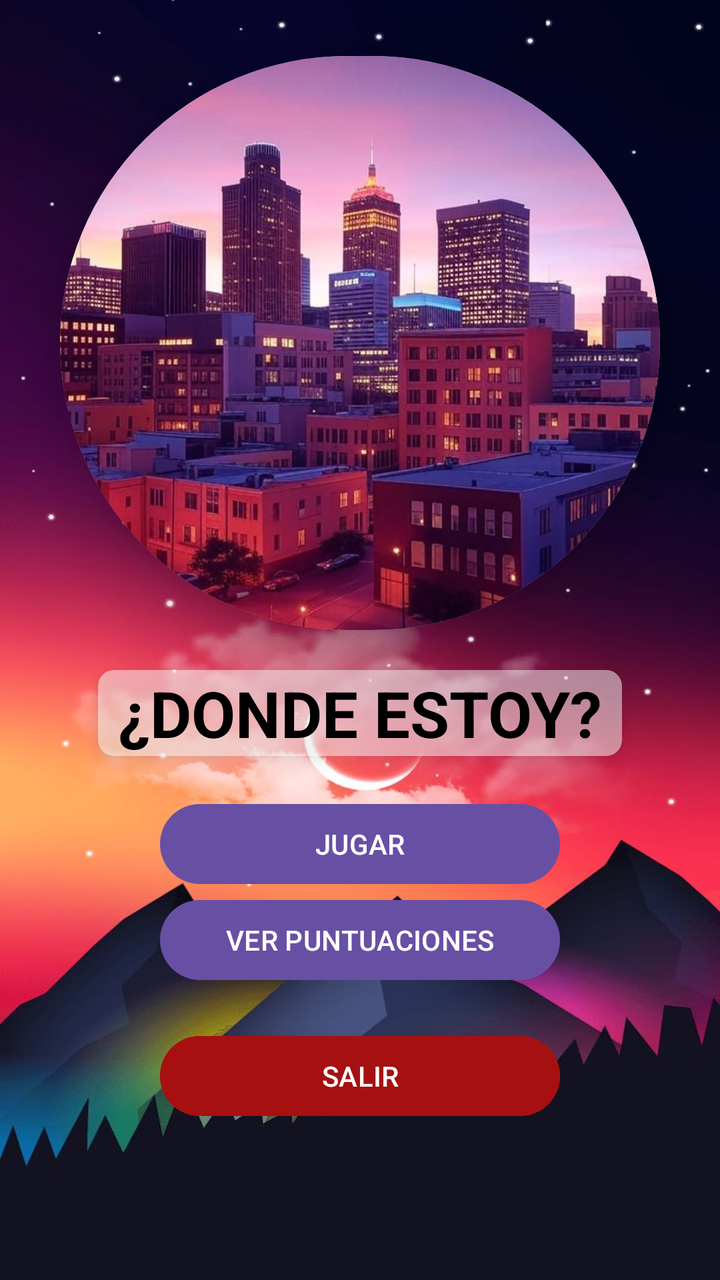
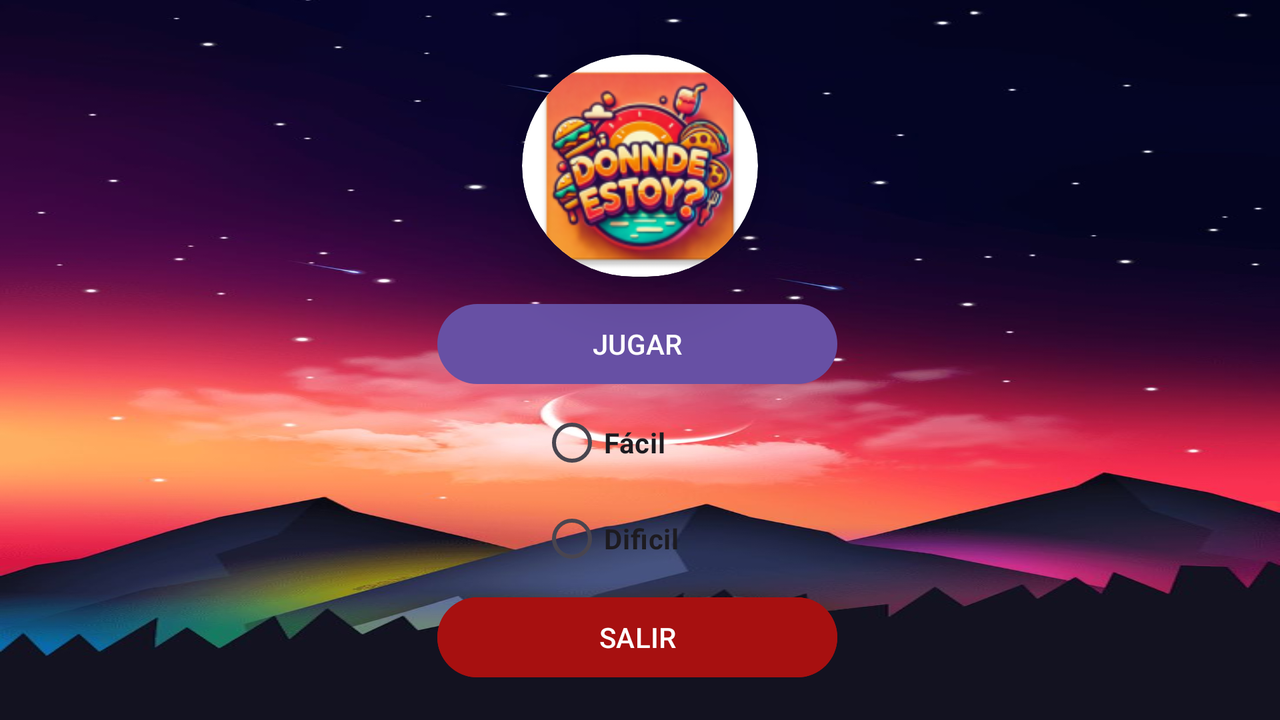

First picture: res/layout/ on a phone held upright. Second picture: the repository's own variant of that layout, on a device whose configuration matches the variant's folder. Source for both follows.
<!-- AndroidManifest.xml: application theme Theme.DondeEstoyGame -->
<!-- res/layout/activity_pantalla_inicio.xml -->
<?xml version="1.0" encoding="utf-8"?>
<LinearLayout xmlns:android="http://schemas.android.com/apk/res/android"
    android:layout_width="match_parent"
    android:layout_height="match_parent"
    xmlns:app="http://schemas.android.com/apk/res-auto"
    android:orientation="vertical"
    android:background="@drawable/fondo_inicio"
    android:gravity="center">

    <androidx.cardview.widget.CardView
        android:layout_width="300dp"
        android:layout_height="287dp"
        android:layout_gravity="center"
        android:layout_marginBottom="20dp"
        app:cardCornerRadius="200dp"
        app:cardElevation="20dp">

        <ImageView
            android:id="@+id/semicircleImage"
            android:layout_width="match_parent"
            android:layout_height="match_parent"
            android:scaleType="centerCrop"
            android:src="@drawable/imagen_menu" />

    </androidx.cardview.widget.CardView>
    <TextView
        android:layout_width="wrap_content"
        android:layout_height="wrap_content"
        android:text="¿DONDE ESTOY?"
        android:textSize="32sp"
        android:textColor="@android:color/black"
        android:textStyle="bold"
        android:background="@drawable/transparencia"
        android:elevation="4dp"
        android:paddingLeft="10dp"
        android:paddingRight="10dp"
        android:layout_marginBottom="20dp"/>

    <Button
        android:id="@+id/btnJugar"
        android:layout_width="200dp"
        android:layout_height="wrap_content"
        android:text="JUGAR"/>

    <Button
        android:id="@+id/btnOpciones"
        android:layout_width="200dp"
        android:layout_marginBottom="20dp"
        android:layout_height="wrap_content"
        android:text="VER PUNTUACIONES"/>

    <Button
        android:id="@+id/btnSalir"
        android:layout_width="200dp"

        android:layout_height="wrap_content"
        android:layout_marginBottom="50dp"
        android:backgroundTint="#A71010"
        android:text="SALIR" />
</LinearLayout>
<!-- resources referenced by this layout -->
<resources>
  <!-- drawable fondo_inicio: jpg bitmap (drawable, 47999 bytes) -->
  <!-- drawable imagen_menu: jpeg bitmap (drawable, 95718 bytes) -->
  <!-- drawable transparencia (drawable) -->
  <?xml version="1.0" encoding="utf-8"?>
  <shape xmlns:android="http://schemas.android.com/apk/res/android">
      <solid android:color="#80FFFFFF"/>  
      <corners android:radius="8dp"/>  
      <shadow android:color="#55000000" android:radius="10dp"/>  
  </shape>
  <style name="Theme.DondeEstoyGame" parent="Base.Theme.DondeEstoyGame" />
  <style name="Base.Theme.DondeEstoyGame" parent="Theme.Material3.DayNight.NoActionBar">
          
          
          <item name="android:windowBackground">@drawable/fondo_inicio</item>
      </style>
</resources>
<!-- res/layout-land/activity_pantalla_inicio.xml (the repository's variant of the layout above) -->
<!-- drawn on the phone turned sideways -->
<?xml version="1.0" encoding="utf-8"?>
<androidx.constraintlayout.widget.ConstraintLayout xmlns:android="http://schemas.android.com/apk/res/android"
    xmlns:app="http://schemas.android.com/apk/res-auto"
    xmlns:tools="http://schemas.android.com/tools"
    android:layout_width="match_parent"
    android:layout_height="match_parent"
    android:background="@drawable/fondo_inicio"
    android:orientation="vertical">

    <androidx.cardview.widget.CardView
        android:id="@+id/cardView"
        android:layout_width="118dp"
        android:layout_height="111dp"
        app:cardCornerRadius="200dp"
        app:cardElevation="20dp"
        app:layout_constraintBottom_toBottomOf="parent"
        app:layout_constraintEnd_toEndOf="parent"
        app:layout_constraintStart_toStartOf="parent"
        app:layout_constraintTop_toTopOf="parent"
        app:layout_constraintVertical_bias="0.110000014">

        <ImageView
            android:id="@+id/semicircleImage"
            android:layout_width="match_parent"
            android:layout_height="match_parent"
            android:scaleType="centerCrop"
            android:src="@mipmap/logo" />
    </androidx.cardview.widget.CardView>

    <Button
        android:id="@+id/btnJugar"
        android:layout_width="200dp"
        android:layout_height="wrap_content"
        android:layout_marginStart="1dp"
        android:layout_marginTop="1dp"
        android:layout_marginEnd="1dp"
        android:layout_marginBottom="1dp"
        android:text="JUGAR"
        app:layout_constraintBottom_toBottomOf="parent"
        app:layout_constraintEnd_toEndOf="parent"
        app:layout_constraintHorizontal_bias="0.497"
        app:layout_constraintStart_toStartOf="parent"
        app:layout_constraintTop_toBottomOf="@+id/cardView"
        app:layout_constraintVertical_bias="0.051" />

    <RadioGroup
        android:id="@+id/radioGroup"
        android:layout_width="100dp"
        android:layout_height="wrap_content"
        app:layout_constraintBottom_toBottomOf="parent"
        app:layout_constraintEnd_toEndOf="parent"
        app:layout_constraintStart_toStartOf="parent"
        app:layout_constraintTop_toBottomOf="@+id/btnJugar"
        app:layout_constraintVertical_bias="0.01999998">

        <RadioButton
            android:id="@+id/rbFacil"
            android:layout_width="match_parent"
            android:layout_height="wrap_content"
            android:text="Fácil"
            android:textStyle="bold" />

        <RadioButton
            android:id="@+id/rbDificil"
            android:layout_width="match_parent"
            android:layout_height="wrap_content"
            android:text="Dificil"
            android:textStyle="bold" />
    </RadioGroup>

    <Button
        android:id="@+id/btnSalir"
        android:layout_width="200dp"

        android:layout_height="wrap_content"
        android:backgroundTint="#A71010"
        android:text="SALIR"
        app:layout_constraintBottom_toBottomOf="parent"
        app:layout_constraintEnd_toEndOf="parent"
        app:layout_constraintHorizontal_bias="0.497"
        app:layout_constraintStart_toStartOf="parent"
        app:layout_constraintTop_toBottomOf="@+id/radioGroup"
        app:layout_constraintVertical_bias="0.069" />

</androidx.constraintlayout.widget.ConstraintLayout>
<!-- resources referenced by the variant -->
<!-- as the phone turned sideways resolves them -->
<resources>
  <!-- drawable fondo_inicio: jpg bitmap (drawable, 47999 bytes) -->
  <!-- mipmap logo: webp bitmap (mipmap-hdpi, 8312 bytes) -->
  <style name="Theme.DondeEstoyGame" parent="Base.Theme.DondeEstoyGame" />
  <style name="Base.Theme.DondeEstoyGame" parent="Theme.Material3.DayNight.NoActionBar">
          
          
          <item name="android:windowBackground">@drawable/fondo_inicio</item>
      </style>
</resources>
